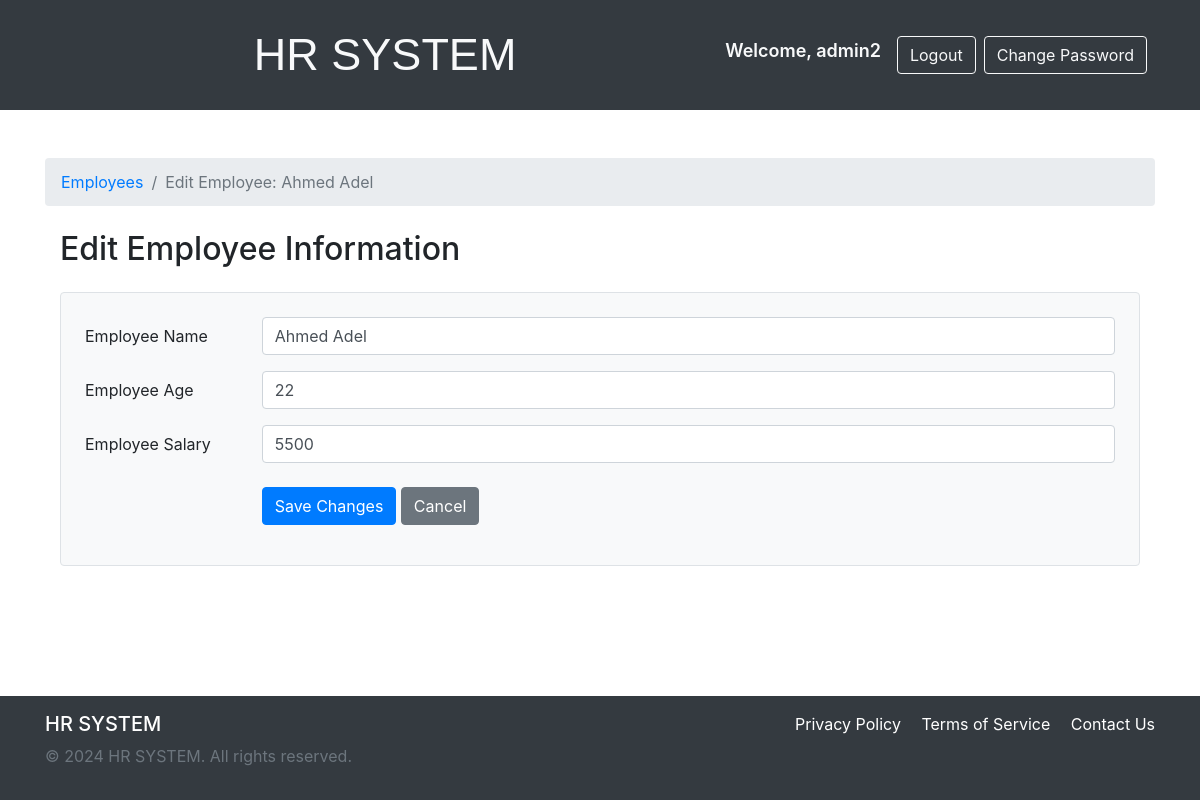
The app's page /employees/employee/1/edit (signed in), older data.
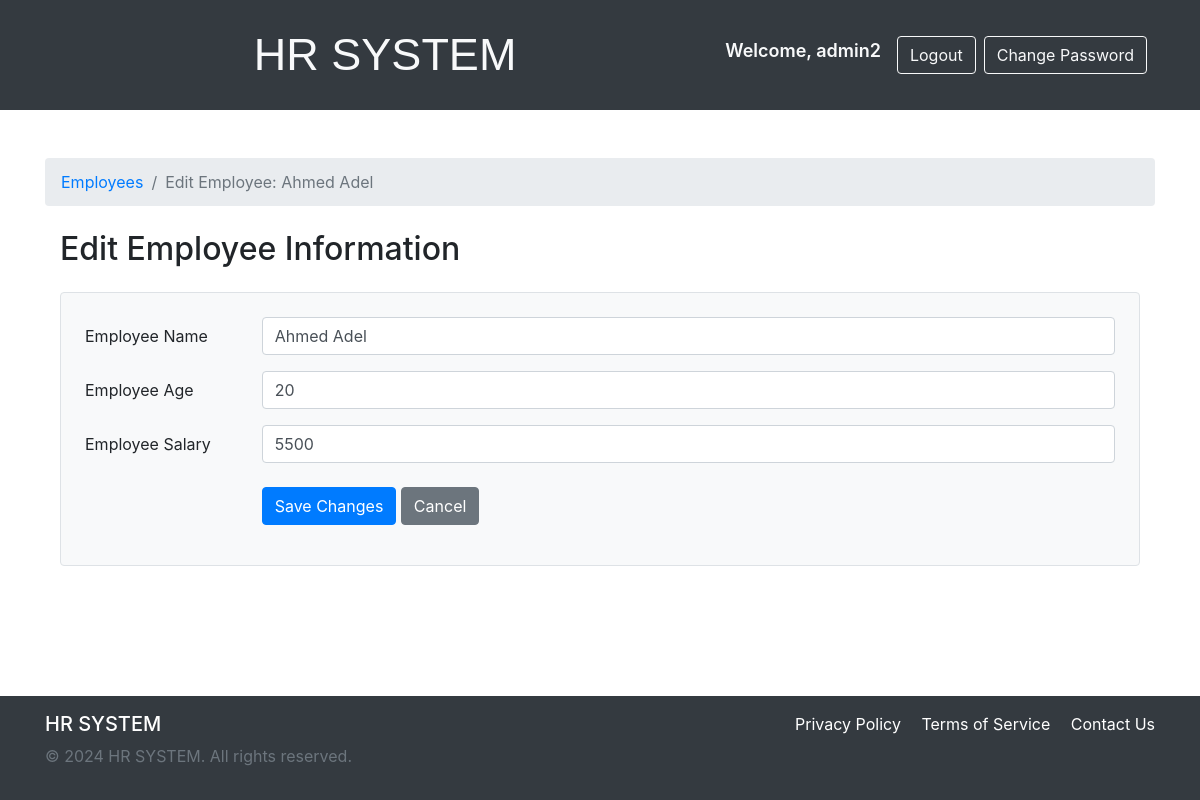
The same page, newer data.
### employee/models.py (models this page shows, shortened)
class Employee(models.Model):
    name = models.CharField(max_length=100)
    age = models.IntegerField()
    salary = models.IntegerField()

### employee/views.py (the view, shortened to what this page needs)
# urls.py: path('employee/<int:employee_id>/edit', EmployeeView.editEmployeeView.as_view(), name="editEmployee"),
class editEmployeeView(UpdateView):
    model = Employee
    form_class = EmployeeForm
    template_name = 'employee/editEmployee.html'
    pk_url_kwarg = 'employee_id'
    context_object_name = 'employee'

### employee/forms.py
class EmployeeForm(forms.ModelForm):
    class Meta:
        model = Employee
        fields = ['name', 'age', 'salary']

### template/employee/editEmployee.html (shortened to what this page needs)
{% extends 'base.html' %}
{% block breadcrumb %}
    <li class="breadcrumb-item"><a href="{% url 'employee:employeesList' %}">Employees</a></li>
    <li class="breadcrumb-item active" aria-current="page">Edit Employee: {{ employee.name }}</li>
{% endblock %}
{% block content %}
<div class="container mt-4">
    <h2 class="mb-4">Edit Employee Information</h2>
    <form method="POST" class="bg-light p-4 border rounded">
        <div class="form-group row mb-3">
            <label for="employeeName" class="col-sm-2 col-form-label">Employee Name</label>
            <div class="col-sm-10">
                <input type="text" class="form-control" id="employeeName" name="employeeName" value="{{ employee.name }}" required>
            </div>
        </div>
        <div class="form-group row mb-3">
            <label for="employeeAge" class="col-sm-2 col-form-label">Employee Age</label>
            <div class="col-sm-10">
                <input type="text" class="form-control" id="employeeAge" name="employeeAge" value="{{ employee.age }}" required>
            </div>
        </div>
        <div class="form-group row mb-3">
            <label for="employeeSalary" class="col-sm-2 col-form-label">Employee Salary</label>
            <div class="col-sm-10">
                <input type="text" class="form-control" id="employeeSalary" name="employeeName" value="{{ employee.salary }}" required>
            </div>
        </div>
        <div class="form-group row mt-4">
            <div class="col-sm-10 offset-sm-2">
                <button type="submit" class="btn btn-primary">Save Changes</button>
                <a href="{% url 'employee:EmployeeDetails' employee.id %}" class="btn btn-secondary">Cancel</a>
            </div>
        </div>
    </form>
</div>
{% endblock %}

Row changes from the older to the newer data that the page shows:
changed Employee "Ahmed Adel": employeeAge "22" → "20"
